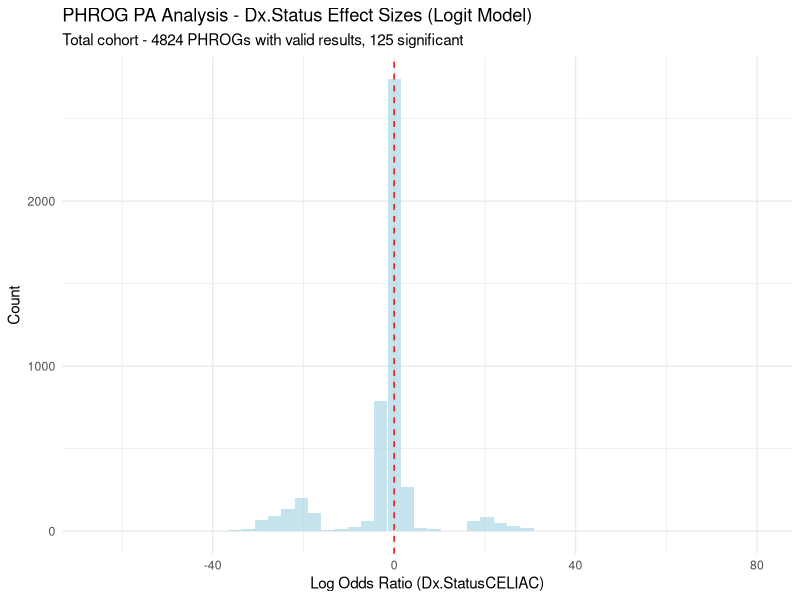
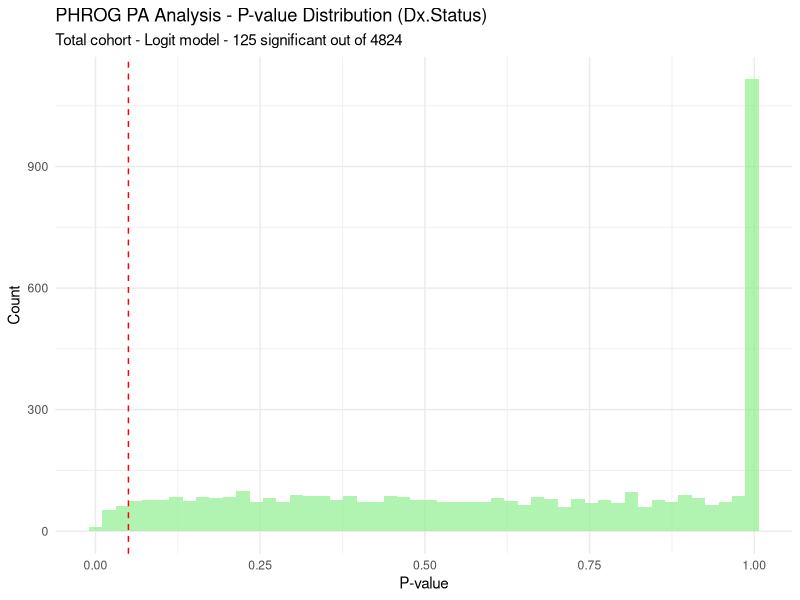
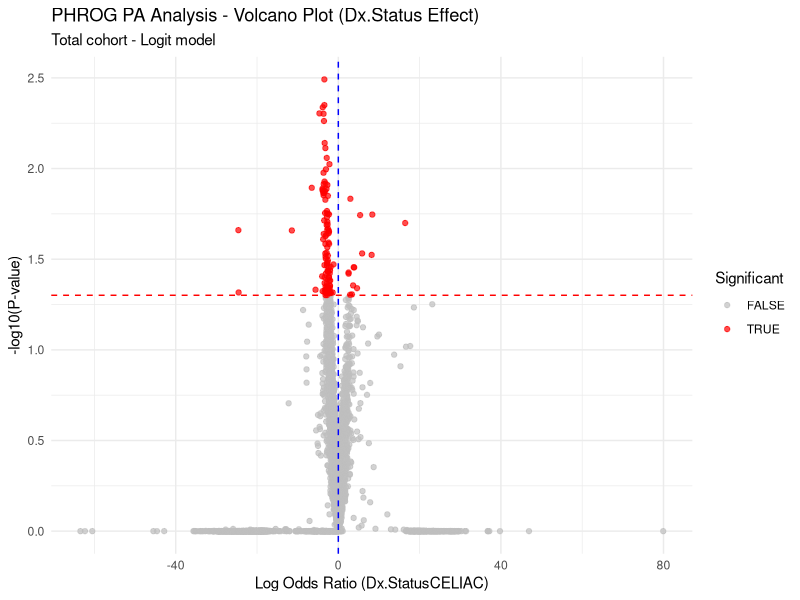

The R source for these figures, in order:
# Create PHROG Analysis Summary and Figures
library(dplyr)
library(ggplot2)
library(readr)

# Read the completed results
total_logit <- read.csv("../Orf_Contig_Phrog_compositional/phrog_results/total_PA_glmmTMB_logit_results.csv")
total_cloglog <- read.csv("../Orf_Contig_Phrog_compositional/phrog_results/total_PA_glmmTMB_cloglog_results.csv")

# Summary statistics
cat("PHROG Analysis Summary\n")
cat("=====================\n")
cat("Total cohort - glmmTMB logit results:", nrow(total_logit), "rows\n")
cat("Total cohort - glmmTMB cloglog results:", nrow(total_cloglog), "rows\n")
cat("Unique PHROGs in logit results:", length(unique(total_logit$phrog_id)), "\n")
cat("Unique PHROGs in cloglog results:", length(unique(total_cloglog$phrog_id)), "\n")

# Count significant results (p < 0.05)
logit_sig <- total_logit %>% filter(p.value < 0.05 & !is.na(p.value))
cloglog_sig <- total_cloglog %>% filter(p.value < 0.05 & !is.na(p.value))

cat("Significant results (p < 0.05):\n")
cat("- Logit model:", nrow(logit_sig), "coefficients\n")
cat("- Cloglog model:", nrow(cloglog_sig), "coefficients\n")

# Focus on Dx.Status effects
dx_effects_logit <- total_logit %>% 
  filter(grepl("Dx.StatusCELIAC", term)) %>%
  filter(!is.na(p.value))

dx_effects_cloglog <- total_cloglog %>% 
  filter(grepl("Dx.StatusCELIAC", term)) %>%
  filter(!is.na(p.value))

cat("Dx.Status effects:\n")
cat("- Logit model:", nrow(dx_effects_logit), "PHROGs with valid results\n")
cat("- Cloglog model:", nrow(dx_effects_cloglog), "PHROGs with valid results\n")

# Count significant Dx.Status effects
dx_sig_logit <- dx_effects_logit %>% filter(p.value < 0.05)
dx_sig_cloglog <- dx_effects_cloglog %>% filter(p.value < 0.05)

cat("Significant Dx.Status effects (p < 0.05):\n")
cat("- Logit model:", nrow(dx_sig_logit), "PHROGs\n")
cat("- Cloglog model:", nrow(dx_sig_cloglog), "PHROGs\n")

# Create effect size plot for Dx.Status main effects
if (nrow(dx_effects_logit) > 0) {
  p1 <- ggplot(dx_effects_logit, aes(x = estimate)) +
    geom_histogram(bins = 50, fill = "lightblue", alpha = 0.7) +
    geom_vline(xintercept = 0, color = "red", linetype = "dashed") +
    labs(title = "PHROG PA Analysis - Dx.Status Effect Sizes (Logit Model)",
         subtitle = paste("Total cohort -", nrow(dx_effects_logit), "PHROGs with valid results,", nrow(dx_sig_logit), "significant"),
         x = "Log Odds Ratio (Dx.StatusCELIAC)",
         y = "Count") +
    theme_minimal()
  
  ggsave("../Orf_Contig_Phrog_compositional/report_figures/phrog_PA_dx_effects_logit.pdf", p1, width = 10, height = 6)
}

# Create p-value distribution plot
if (nrow(dx_effects_logit) > 0) {
  p2 <- ggplot(dx_effects_logit, aes(x = p.value)) +
    geom_histogram(bins = 50, fill = "lightgreen", alpha = 0.7) +
    geom_vline(xintercept = 0.05, color = "red", linetype = "dashed") +
    labs(title = "PHROG PA Analysis - P-value Distribution (Dx.Status)",
         subtitle = paste("Total cohort - Logit model -", nrow(dx_sig_logit), "significant out of", nrow(dx_effects_logit)),
         x = "P-value",
         y = "Count") +
    theme_minimal()
  
  ggsave("../Orf_Contig_Phrog_compositional/report_figures/phrog_PA_pvalue_dist_logit.pdf", p2, width = 10, height = 6)
}

# Volcano plot
if (nrow(dx_effects_logit) > 0) {
  dx_effects_logit <- dx_effects_logit %>%
    mutate(
      log10_p = -log10(p.value),
      significant = p.value < 0.05
    )
  
  p3 <- ggplot(dx_effects_logit, aes(x = estimate, y = log10_p, color = significant)) +
    geom_point(alpha = 0.7) +
    scale_color_manual(values = c("FALSE" = "gray", "TRUE" = "red")) +
    geom_hline(yintercept = -log10(0.05), color = "red", linetype = "dashed") +
    geom_vline(xintercept = 0, color = "blue", linetype = "dashed") +
    labs(title = "PHROG PA Analysis - Volcano Plot (Dx.Status Effect)",
         subtitle = "Total cohort - Logit model",
         x = "Log Odds Ratio (Dx.StatusCELIAC)",
         y = "-log10(P-value)",
         color = "Significant") +
    theme_minimal()
  
  ggsave("../Orf_Contig_Phrog_compositional/report_figures/phrog_PA_volcano_logit.pdf", p3, width = 10, height = 6)
}

# Summary table of top significant PHROGs
if (nrow(dx_sig_logit) > 0) {
  top_phrogs <- dx_sig_logit %>%
    arrange(p.value) %>%
    select(phrog_id, estimate, std.error, p.value) %>%
    head(20)
  
  write.csv(top_phrogs, "../Orf_Contig_Phrog_compositional/phrog_results/top_significant_phrogs_dx_status.csv", row.names = FALSE)
  cat("Top 20 significant PHROGs saved to top_significant_phrogs_dx_status.csv\n")
}

cat("Summary figures saved to report_figures directory\n")
